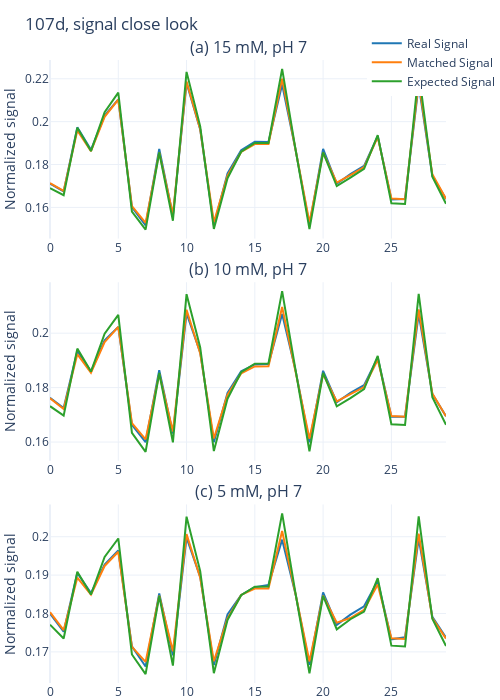

Notebook source saved alongside this figure:
### Markdown cell above
## 4. Signal close look ##

### Code cell
import numpy as np

# # pixel choice (bottom right)
expected_fs = np.array([[30, 20, 10], [10, 5, 15], [20, 20, 20]]) * 3 / 110e3
expected_ks = [[7500, 7500, 7500], [7500, 7500, 7500], [7500, 9000, 5500]]

expected_f = expected_fs[phantom_choice-1]
expected_k = expected_ks[phantom_choice-1]
# expected_k = np.array([3000, 3000, 3000])

# expected_t1 = np.array([3500, 3500, 3500]) / 1000
# expected_t2 = np.array([1600, 1600, 1600]) / 1000
# expected_t1 = np.array([2900, 2900, 2900]) / 1000
# expected_t2 = np.array([1100, 1100, 1100]) / 1000
expected_t1 = np.array([3600, 3450, 3350]) / 1000  # vial t1s (phantom 2)
expected_t2 = np.array([800, 1000, 600]) / 1000  # vial t2s (phantom 2)

expected_t1 = np.array([3200, 3200, 3200]) / 1000  # bg t1s (phantom 2)
expected_t2 = np.array([1700, 1700, 1700]) / 1000  # bg t2s (phantom 2)
t1 = 2800
t2 = 1750
# expected_t1 = np.array([t1, t1, t1]) / 1000
# expected_t2 = np.array([t2, t2, t2]) / 1000

sig_0 = norm_pixels(0, full_mask, vial_rois, quant_data_fn, glu_phantom_mrf_files_fn, expected_f, expected_k, expected_t1, expected_t2)  # real, matched, expected
sig_1 = norm_pixels(1, full_mask, vial_rois, quant_data_fn, glu_phantom_mrf_files_fn, expected_f, expected_k, expected_t1, expected_t2)  # real, matched, expected
sig_2 = norm_pixels(2, full_mask, vial_rois, quant_data_fn, glu_phantom_mrf_files_fn, expected_f, expected_k, expected_t1, expected_t2)  # real, matched, expected

plot_norm_sig(tag, conc_l, ph_l, sig_0, sig_1, sig_2, fp_prtcl_name, phantom_choice)

### Figure 1 — Plotly figure (JSON) as saved in the notebook; plotly's stock layout.template omitted (floating-point values rounded to 4 significant figures)
{"data": [{"line": {"color": "#1f77b4"}, "mode": "lines", "name": "Real Signal", "type": "scatter", "x": [0, 1, 2, 3, 4, 5, 6, 7, 8, 9, 10, 11, 12, 13, 14, 15, 16, 17, 18, 19, 20, 21, 22, 23, 24, 25, 26, 27, 28, 29], "xaxis": "x2", "y": [0.1763, 0.1725, 0.1935, 0.1859, 0.1974, 0.2023, 0.1663, 0.1599, 0.1864, 0.1631, 0.2072, 0.1929, 0.16, 0.1781, 0.186, 0.1885, 0.1887, 0.207, 0.186, 0.1599, 0.1862, 0.1746, 0.1781, 0.1809, 0.191, 0.1693, 0.1693, 0.207, 0.1777, 0.1695], "yaxis": "y2"}, {"line": {"color": "#ff7f0e"}, "mode": "lines", "name": "Matched Signal", "type": "scatter", "x": [0, 1, 2, 3, 4, 5, 6, 7, 8, 9, 10, 11, 12, 13, 14, 15, 16, 17, 18, 19, 20, 21, 22, 23, 24, 25, 26, 27, 28, 29], "xaxis": "x2", "y": [0.1761, 0.1721, 0.1923, 0.1854, 0.1967, 0.2023, 0.1669, 0.161, 0.185, 0.1639, 0.2086, 0.1926, 0.1613, 0.1774, 0.1852, 0.1878, 0.1878, 0.2096, 0.1854, 0.1612, 0.185, 0.1749, 0.1776, 0.1802, 0.1902, 0.1696, 0.1693, 0.2087, 0.1778, 0.1694], "yaxis": "y2"}, {"line": {"color": "#2ca02c"}, "mode": "lines", "name": "Expected Signal", "type": "scatter", "x": [0, 1, 2, 3, 4, 5, 6, 7, 8, 9, 10, 11, 12, 13, 14, 15, 16, 17, 18, 19, 20, 21, 22, 23, 24, 25, 26, 27, 28, 29], "xaxis": "x2", "y": [0.1732, 0.1697, 0.1943, 0.1859, 0.1998, 0.2067, 0.1633, 0.1564, 0.1854, 0.1599, 0.2143, 0.1947, 0.1567, 0.1759, 0.1857, 0.1888, 0.1889, 0.2154, 0.1859, 0.1566, 0.1854, 0.1731, 0.1762, 0.1794, 0.1916, 0.1665, 0.1663, 0.2145, 0.1765, 0.1664], "yaxis": "y2"}, {"line": {"color": "#1f77b4"}, "mode": "lines", "name": "Real Signal", "showlegend": false, "type": "scatter", "x": [0, 1, 2, 3, 4, 5, 6, 7, 8, 9, 10, 11, 12, 13, 14, 15, 16, 17, 18, 19, 20, 21, 22, 23, 24, 25, 26, 27, 28, 29], "xaxis": "x3", "y": [0.18, 0.1753, 0.1905, 0.1853, 0.1927, 0.1964, 0.1714, 0.1662, 0.1852, 0.1691, 0.1998, 0.1895, 0.1666, 0.1797, 0.1848, 0.1869, 0.1874, 0.1992, 0.1847, 0.1666, 0.1855, 0.177, 0.1797, 0.1819, 0.1884, 0.1733, 0.1738, 0.1995, 0.1792, 0.1737], "yaxis": "y3"}, {"line": {"color": "#ff7f0e"}, "mode": "lines", "name": "Matched Signal", "showlegend": false, "type": "scatter", "x": [0, 1, 2, 3, 4, 5, 6, 7, 8, 9, 10, 11, 12, 13, 14, 15, 16, 17, 18, 19, 20, 21, 22, 23, 24, 25, 26, 27, 28, 29], "xaxis": "x3", "y": [0.1803, 0.1756, 0.1893, 0.1849, 0.1924, 0.1961, 0.1713, 0.1674, 0.1846, 0.1701, 0.2007, 0.1893, 0.1675, 0.1787, 0.1848, 0.1865, 0.1865, 0.2015, 0.1847, 0.1675, 0.1846, 0.1776, 0.1788, 0.181, 0.1876, 0.1735, 0.1734, 0.2008, 0.1788, 0.1735], "yaxis": "y3"}, {"line": {"color": "#2ca02c"}, "mode": "lines", "name": "Expected Signal", "showlegend": false, "type": "scatter", "x": [0, 1, 2, 3, 4, 5, 6, 7, 8, 9, 10, 11, 12, 13, 14, 15, 16, 17, 18, 19, 20, 21, 22, 23, 24, 25, 26, 27, 28, 29], "xaxis": "x3", "y": [0.1771, 0.1735, 0.1909, 0.1849, 0.1947, 0.1995, 0.1693, 0.1642, 0.1846, 0.1664, 0.2052, 0.191, 0.1644, 0.1783, 0.1848, 0.187, 0.187, 0.2061, 0.1849, 0.1644, 0.1846, 0.1759, 0.1785, 0.1805, 0.1892, 0.1716, 0.1714, 0.2053, 0.1786, 0.1715], "yaxis": "y3"}, {"line": {"color": "#1f77b4"}, "mode": "lines", "name": "Real Signal", "showlegend": false, "type": "scatter", "x": [0, 1, 2, 3, 4, 5, 6, 7, 8, 9, 10, 11, 12, 13, 14, 15, 16, 17, 18, 19, 20, 21, 22, 23, 24, 25, 26, 27, 28, 29], "xaxis": "x", "y": [0.1711, 0.1675, 0.1973, 0.1869, 0.2028, 0.2104, 0.1601, 0.1516, 0.1872, 0.156, 0.218, 0.1963, 0.1517, 0.1759, 0.1867, 0.1906, 0.1905, 0.2174, 0.1864, 0.1517, 0.1873, 0.171, 0.1755, 0.1794, 0.1932, 0.1637, 0.1639, 0.2172, 0.1747, 0.1639], "yaxis": "y"}, {"line": {"color": "#ff7f0e"}, "mode": "lines", "name": "Matched Signal", "showlegend": false, "type": "scatter", "x": [0, 1, 2, 3, 4, 5, 6, 7, 8, 9, 10, 11, 12, 13, 14, 15, 16, 17, 18, 19, 20, 21, 22, 23, 24, 25, 26, 27, 28, 29], "xaxis": "x", "y": [0.1713, 0.1677, 0.1958, 0.1862, 0.2022, 0.2103, 0.1606, 0.1527, 0.1855, 0.1567, 0.2188, 0.1964, 0.1531, 0.1748, 0.1859, 0.1895, 0.1896, 0.2201, 0.1863, 0.153, 0.1855, 0.1715, 0.175, 0.1787, 0.1928, 0.1641, 0.1638, 0.2189, 0.1754, 0.164], "yaxis": "y"}, {"line": {"color": "#2ca02c"}, "mode": "lines", "name": "Expected Signal", "showlegend": false, "type": "scatter", "x": [0, 1, 2, 3, 4, 5, 6, 7, 8, 9, 10, 11, 12, 13, 14, 15, 16, 17, 18, 19, 20, 21, 22, 23, 24, 25, 26, 27, 28, 29], "xaxis": "x", "y": [0.169, 0.1657, 0.1972, 0.1863, 0.2044, 0.2136, 0.158, 0.1496, 0.1856, 0.1538, 0.2232, 0.1978, 0.1499, 0.1736, 0.186, 0.19, 0.1901, 0.2246, 0.1864, 0.1499, 0.1856, 0.17, 0.1739, 0.178, 0.1937, 0.1619, 0.1616, 0.2234, 0.1743, 0.1617], "yaxis": "y"}], "layout": {"annotations": [{"font": {"size": 16}, "showarrow": false, "text": "(a) 15 mM, pH 7", "x": 0.5, "xanchor": "center", "xref": "paper", "y": 1.0, "yanchor": "bottom", "yref": "paper"}, {"font": {"size": 16}, "showarrow": false, "text": "(b) 10 mM, pH 7", "x": 0.5, "xanchor": "center", "xref": "paper", "y": 0.6433, "yanchor": "bottom", "yref": "paper"}, {"font": {"size": 16}, "showarrow": false, "text": "(c) 5 mM, pH 7", "x": 0.5, "xanchor": "center", "xref": "paper", "y": 0.2867, "yanchor": "bottom", "yref": "paper"}], "height": 700, "legend": {"x": 0.8, "y": 1.05}, "margin": {"b": 0, "l": 0, "r": 5, "t": 60}, "showlegend": true, "title": {"text": "107d, signal close look"}, "width": 500, "xaxis": {"anchor": "y", "domain": [0.0, 1.0]}, "xaxis2": {"anchor": "y2", "domain": [0.0, 1.0]}, "xaxis3": {"anchor": "y3", "domain": [0.0, 1.0]}, "yaxis": {"anchor": "x", "domain": [0.7133, 1.0], "title": {"text": "Normalized signal"}}, "yaxis2": {"anchor": "x2", "domain": [0.3567, 0.6433], "title": {"text": "Normalized signal"}}, "yaxis3": {"anchor": "x3", "domain": [0.0, 0.2867], "title": {"text": "Normalized signal"}}}}
